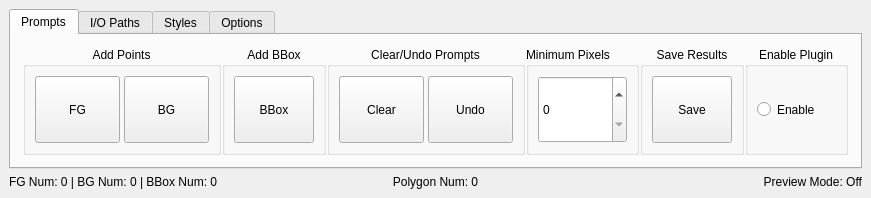
<?xml version="1.0" encoding="UTF-8"?>
<ui version="4.0">
 <class>GeoSAM</class>
 <widget class="QgsDockWidget" name="GeoSAM">
  <property name="geometry">
   <rect>
    <x>0</x>
    <y>0</y>
    <width>871</width>
    <height>198</height>
   </rect>
  </property>
  <property name="sizePolicy">
   <sizepolicy hsizetype="Preferred" vsizetype="Preferred">
    <horstretch>0</horstretch>
    <verstretch>0</verstretch>
   </sizepolicy>
  </property>
  <property name="features">
   <set>QDockWidget::AllDockWidgetFeatures</set>
  </property>
  <property name="windowTitle">
   <string>Geo-SAM Tool</string>
  </property>
  <widget class="QWidget" name="GeoSAM_2">
   <property name="sizePolicy">
    <sizepolicy hsizetype="Preferred" vsizetype="Preferred">
     <horstretch>0</horstretch>
     <verstretch>0</verstretch>
    </sizepolicy>
   </property>
   <layout class="QVBoxLayout" name="verticalLayout">
    <item>
     <widget class="QTabWidget" name="tabWidget">
      <property name="sizePolicy">
       <sizepolicy hsizetype="Preferred" vsizetype="Preferred">
        <horstretch>0</horstretch>
        <verstretch>0</verstretch>
       </sizepolicy>
      </property>
      <property name="currentIndex">
       <number>0</number>
      </property>
      <widget class="QWidget" name="Prompts">
       <attribute name="title">
        <string>Prompts</string>
       </attribute>
       <layout class="QVBoxLayout" name="verticalLayout_17">
        <item>
         <widget class="QFrame" name="Top">
          <property name="sizePolicy">
           <sizepolicy hsizetype="Preferred" vsizetype="Preferred">
            <horstretch>0</horstretch>
            <verstretch>0</verstretch>
           </sizepolicy>
          </property>
          <property name="minimumSize">
           <size>
            <width>0</width>
            <height>0</height>
           </size>
          </property>
          <property name="maximumSize">
           <size>
            <width>16777215</width>
            <height>150</height>
           </size>
          </property>
          <property name="toolTip">
           <string/>
          </property>
          <layout class="QHBoxLayout" name="horizontalLayout_2" stretch="6,3,6,2,3,3">
           <property name="spacing">
            <number>1</number>
           </property>
           <property name="leftMargin">
            <number>3</number>
           </property>
           <property name="topMargin">
            <number>3</number>
           </property>
           <property name="rightMargin">
            <number>3</number>
           </property>
           <property name="bottomMargin">
            <number>3</number>
           </property>
           <item>
            <widget class="QGroupBox" name="addPointsGroupBox">
             <property name="sizePolicy">
              <sizepolicy hsizetype="Preferred" vsizetype="Preferred">
               <horstretch>0</horstretch>
               <verstretch>0</verstretch>
              </sizepolicy>
             </property>
             <property name="toolTip">
              <string>Press &quot;Tab&quot; to loop prompts (shortcut)</string>
             </property>
             <property name="title">
              <string>Add Points</string>
             </property>
             <property name="alignment">
              <set>Qt::AlignHCenter|Qt::AlignTop</set>
             </property>
             <layout class="QGridLayout" name="gridLayout_2" columnstretch="3,3" columnminimumwidth="0,0">
              <property name="leftMargin">
               <number>9</number>
              </property>
              <property name="rightMargin">
               <number>9</number>
              </property>
              <property name="horizontalSpacing">
               <number>4</number>
              </property>
              <item row="0" column="0">
               <widget class="QPushButton" name="pushButton_fg">
                <property name="sizePolicy">
                 <sizepolicy hsizetype="Preferred" vsizetype="Preferred">
                  <horstretch>0</horstretch>
                  <verstretch>0</verstretch>
                 </sizepolicy>
                </property>
                <property name="minimumSize">
                 <size>
                  <width>0</width>
                  <height>0</height>
                 </size>
                </property>
                <property name="toolTip">
                 <string>Add foreground points (Tab)</string>
                </property>
                <property name="text">
                 <string>FG</string>
                </property>
               </widget>
              </item>
              <item row="0" column="1">
               <widget class="QPushButton" name="pushButton_bg">
                <property name="sizePolicy">
                 <sizepolicy hsizetype="Preferred" vsizetype="Preferred">
                  <horstretch>0</horstretch>
                  <verstretch>0</verstretch>
                 </sizepolicy>
                </property>
                <property name="minimumSize">
                 <size>
                  <width>0</width>
                  <height>0</height>
                 </size>
                </property>
                <property name="toolTip">
                 <string>Add background points (Tab)</string>
                </property>
                <property name="text">
                 <string>BG</string>
                </property>
               </widget>
              </item>
             </layout>
            </widget>
           </item>
           <item>
            <widget class="QGroupBox" name="addBBoxGroupBox">
             <property name="enabled">
              <bool>true</bool>
             </property>
             <property name="toolTip">
              <string>Press &quot;Tab&quot; to loop prompts (shortcut)</string>
             </property>
             <property name="title">
              <string>Add BBox</string>
             </property>
             <property name="alignment">
              <set>Qt::AlignHCenter|Qt::AlignTop</set>
             </property>
             <layout class="QGridLayout" name="gridLayout_7">
              <item row="0" column="0">
               <widget class="QPushButton" name="pushButton_rect">
                <property name="sizePolicy">
                 <sizepolicy hsizetype="Preferred" vsizetype="Preferred">
                  <horstretch>0</horstretch>
                  <verstretch>0</verstretch>
                 </sizepolicy>
                </property>
                <property name="minimumSize">
                 <size>
                  <width>0</width>
                  <height>0</height>
                 </size>
                </property>
                <property name="maximumSize">
                 <size>
                  <width>16777215</width>
                  <height>16777215</height>
                 </size>
                </property>
                <property name="toolTip">
                 <string>Add bounding box (Tab)</string>
                </property>
                <property name="text">
                 <string>BBox</string>
                </property>
               </widget>
              </item>
             </layout>
            </widget>
           </item>
           <item>
            <widget class="QGroupBox" name="ClearPromptGroupBox">
             <property name="toolTip">
              <string>Press &quot;C&quot; to clear all prompts, &quot;Z&quot; to undo last prompt </string>
             </property>
             <property name="title">
              <string>Clear/Undo Prompts</string>
             </property>
             <property name="alignment">
              <set>Qt::AlignHCenter|Qt::AlignTop</set>
             </property>
             <layout class="QGridLayout" name="gridLayout_6" columnstretch="1,1">
              <property name="leftMargin">
               <number>9</number>
              </property>
              <property name="rightMargin">
               <number>9</number>
              </property>
              <property name="horizontalSpacing">
               <number>4</number>
              </property>
              <item row="0" column="1">
               <widget class="QPushButton" name="pushButton_undo">
                <property name="sizePolicy">
                 <sizepolicy hsizetype="Preferred" vsizetype="Preferred">
                  <horstretch>0</horstretch>
                  <verstretch>0</verstretch>
                 </sizepolicy>
                </property>
                <property name="minimumSize">
                 <size>
                  <width>0</width>
                  <height>0</height>
                 </size>
                </property>
                <property name="toolTip">
                 <string>Undo last prompt (Z)</string>
                </property>
                <property name="text">
                 <string>Undo</string>
                </property>
               </widget>
              </item>
              <item row="0" column="0">
               <widget class="QPushButton" name="pushButton_clear">
                <property name="sizePolicy">
                 <sizepolicy hsizetype="Preferred" vsizetype="Preferred">
                  <horstretch>0</horstretch>
                  <verstretch>0</verstretch>
                 </sizepolicy>
                </property>
                <property name="minimumSize">
                 <size>
                  <width>0</width>
                  <height>0</height>
                 </size>
                </property>
                <property name="toolTip">
                 <string>Clear all prompts (C)</string>
                </property>
                <property name="text">
                 <string>Clear</string>
                </property>
               </widget>
              </item>
             </layout>
            </widget>
           </item>
           <item>
            <widget class="QGroupBox" name="groupBox_14">
             <property name="title">
              <string>Minimum Pixels</string>
             </property>
             <layout class="QGridLayout" name="gridLayout_15">
              <property name="horizontalSpacing">
               <number>4</number>
              </property>
              <item row="0" column="0">
               <widget class="QDoubleSpinBox" name="Box_min_pixel">
                <property name="sizePolicy">
                 <sizepolicy hsizetype="Preferred" vsizetype="Preferred">
                  <horstretch>0</horstretch>
                  <verstretch>0</verstretch>
                 </sizepolicy>
                </property>
                <property name="decimals">
                 <number>0</number>
                </property>
                <property name="maximum">
                 <double>10000.000000000000000</double>
                </property>
               </widget>
              </item>
             </layout>
            </widget>
           </item>
           <item>
            <widget class="QGroupBox" name="PolygonGroupBox">
             <property name="toolTip">
              <string>Press &quot;S&quot; to save current segementation results</string>
             </property>
             <property name="title">
              <string>Save Results</string>
             </property>
             <property name="alignment">
              <set>Qt::AlignHCenter|Qt::AlignTop</set>
             </property>
             <layout class="QGridLayout" name="gridLayout_3">
              <item row="0" column="0">
               <widget class="QPushButton" name="pushButton_save">
                <property name="sizePolicy">
                 <sizepolicy hsizetype="Preferred" vsizetype="Preferred">
                  <horstretch>0</horstretch>
                  <verstretch>0</verstretch>
                 </sizepolicy>
                </property>
                <property name="minimumSize">
                 <size>
                  <width>0</width>
                  <height>0</height>
                 </size>
                </property>
                <property name="toolTip">
                 <string>Save current segmentation results (S)</string>
                </property>
                <property name="text">
                 <string>Save</string>
                </property>
               </widget>
              </item>
             </layout>
            </widget>
           </item>
           <item>
            <widget class="QGroupBox" name="EditModeGroupBox">
             <property name="toolTip">
              <string>Toggle to enable/disable the labelling tool</string>
             </property>
             <property name="title">
              <string>Enable Plugin</string>
             </property>
             <property name="alignment">
              <set>Qt::AlignHCenter|Qt::AlignTop</set>
             </property>
             <layout class="QGridLayout" name="gridLayout_4">
              <property name="horizontalSpacing">
               <number>4</number>
              </property>
              <item row="0" column="0">
               <widget class="QRadioButton" name="radioButton_enable">
                <property name="sizePolicy">
                 <sizepolicy hsizetype="Preferred" vsizetype="Preferred">
                  <horstretch>0</horstretch>
                  <verstretch>0</verstretch>
                 </sizepolicy>
                </property>
                <property name="minimumSize">
                 <size>
                  <width>0</width>
                  <height>0</height>
                 </size>
                </property>
                <property name="toolTip">
                 <string>Toggle to enable/disable the labelling tool</string>
                </property>
                <property name="text">
                 <string>Enable</string>
                </property>
                <property name="checked">
                 <bool>false</bool>
                </property>
               </widget>
              </item>
             </layout>
            </widget>
           </item>
          </layout>
         </widget>
        </item>
       </layout>
      </widget>
      <widget class="QWidget" name="Paths">
       <attribute name="title">
        <string>I/O Paths</string>
       </attribute>
       <layout class="QVBoxLayout" name="verticalLayout_12">
        <item>
         <widget class="QFrame" name="frame">
          <property name="frameShape">
           <enum>QFrame::NoFrame</enum>
          </property>
          <property name="frameShadow">
           <enum>QFrame::Raised</enum>
          </property>
          <layout class="QHBoxLayout" name="horizontalLayout_3">
           <property name="leftMargin">
            <number>3</number>
           </property>
           <property name="topMargin">
            <number>3</number>
           </property>
           <property name="rightMargin">
            <number>3</number>
           </property>
           <property name="bottomMargin">
            <number>3</number>
           </property>
           <item>
            <widget class="QSplitter" name="splitter">
             <property name="orientation">
              <enum>Qt::Horizontal</enum>
             </property>
             <widget class="QGroupBox" name="OutShapefileGroupBox">
              <property name="title">
               <string>Output Layer or File</string>
              </property>
              <property name="alignment">
               <set>Qt::AlignHCenter|Qt::AlignTop</set>
              </property>
              <layout class="QHBoxLayout" name="horizontalLayout_4" stretch="8,1">
               <property name="spacing">
                <number>1</number>
               </property>
               <property name="leftMargin">
                <number>3</number>
               </property>
               <property name="topMargin">
                <number>3</number>
               </property>
               <property name="rightMargin">
                <number>3</number>
               </property>
               <property name="bottomMargin">
                <number>3</number>
               </property>
               <item>
                <widget class="QgsMapLayerComboBox" name="MapLayerComboBox">
                 <property name="sizePolicy">
                  <sizepolicy hsizetype="Preferred" vsizetype="Fixed">
                   <horstretch>0</horstretch>
                   <verstretch>0</verstretch>
                  </sizepolicy>
                 </property>
                 <property name="minimumSize">
                  <size>
                   <width>0</width>
                   <height>0</height>
                  </size>
                 </property>
                </widget>
               </item>
               <item>
                <widget class="QToolButton" name="pushButton_load_file">
                 <property name="sizePolicy">
                  <sizepolicy hsizetype="Fixed" vsizetype="Fixed">
                   <horstretch>0</horstretch>
                   <verstretch>0</verstretch>
                  </sizepolicy>
                 </property>
                 <property name="minimumSize">
                  <size>
                   <width>0</width>
                   <height>0</height>
                  </size>
                 </property>
                 <property name="toolTip">
                  <string>Create/Load from a file</string>
                 </property>
                 <property name="statusTip">
                  <string/>
                 </property>
                 <property name="whatsThis">
                  <string/>
                 </property>
                 <property name="text">
                  <string>...</string>
                 </property>
                </widget>
               </item>
              </layout>
             </widget>
             <widget class="QGroupBox" name="FeatureFolderGroupBox">
              <property name="title">
               <string>Input Feature Folder</string>
              </property>
              <property name="alignment">
               <set>Qt::AlignHCenter|Qt::AlignTop</set>
              </property>
              <layout class="QHBoxLayout" name="horizontalLayout" stretch="15,3,4">
               <property name="leftMargin">
                <number>3</number>
               </property>
               <property name="topMargin">
                <number>3</number>
               </property>
               <property name="rightMargin">
                <number>3</number>
               </property>
               <property name="bottomMargin">
                <number>3</number>
               </property>
               <item>
                <widget class="QgsFileWidget" name="QgsFile_feature">
                 <property name="toolTip">
                  <string>Input or choose the image feature folder to load</string>
                 </property>
                </widget>
               </item>
               <item>
                <widget class="QPushButton" name="pushButton_load_feature">
                 <property name="sizePolicy">
                  <sizepolicy hsizetype="Preferred" vsizetype="Fixed">
                   <horstretch>0</horstretch>
                   <verstretch>0</verstretch>
                  </sizepolicy>
                 </property>
                 <property name="minimumSize">
                  <size>
                   <width>0</width>
                   <height>0</height>
                  </size>
                 </property>
                 <property name="toolTip">
                  <string>Press to load the image feature</string>
                 </property>
                 <property name="text">
                  <string>Load</string>
                 </property>
                </widget>
               </item>
               <item>
                <widget class="QPushButton" name="pushButton_zoom_to_extent">
                 <property name="sizePolicy">
                  <sizepolicy hsizetype="Preferred" vsizetype="Fixed">
                   <horstretch>0</horstretch>
                   <verstretch>0</verstretch>
                  </sizepolicy>
                 </property>
                 <property name="minimumSize">
                  <size>
                   <width>0</width>
                   <height>0</height>
                  </size>
                 </property>
                 <property name="toolTip">
                  <string>Zoom to encoded feature extent</string>
                 </property>
                 <property name="text">
                  <string>Zoom to</string>
                 </property>
                </widget>
               </item>
              </layout>
             </widget>
            </widget>
           </item>
          </layout>
         </widget>
        </item>
       </layout>
      </widget>
      <widget class="QWidget" name="Styles">
       <attribute name="title">
        <string>Styles</string>
       </attribute>
       <layout class="QVBoxLayout" name="verticalLayout_15">
        <item>
         <widget class="QFrame" name="frame_5">
          <layout class="QHBoxLayout" name="horizontalLayout_5">
           <property name="spacing">
            <number>1</number>
           </property>
           <property name="leftMargin">
            <number>3</number>
           </property>
           <property name="topMargin">
            <number>3</number>
           </property>
           <property name="rightMargin">
            <number>3</number>
           </property>
           <property name="bottomMargin">
            <number>3</number>
           </property>
           <item>
            <widget class="QGroupBox" name="groupBox_18">
             <property name="title">
              <string>Point Size</string>
             </property>
             <property name="alignment">
              <set>Qt::AlignHCenter|Qt::AlignTop</set>
             </property>
             <layout class="QVBoxLayout" name="verticalLayout_10">
              <item>
               <widget class="QgsDoubleSpinBox" name="SpinBoxPtSize">
                <property name="decimals">
                 <number>1</number>
                </property>
                <property name="minimum">
                 <double>1.000000000000000</double>
                </property>
                <property name="maximum">
                 <double>99.000000000000000</double>
                </property>
                <property name="singleStep">
                 <double>0.500000000000000</double>
                </property>
               </widget>
              </item>
             </layout>
            </widget>
           </item>
           <item>
            <widget class="QGroupBox" name="groupBox_17">
             <property name="title">
              <string>Pt Icon Type</string>
             </property>
             <property name="alignment">
              <set>Qt::AlignHCenter|Qt::AlignTop</set>
             </property>
             <layout class="QVBoxLayout" name="verticalLayout_11">
              <item>
               <widget class="QComboBox" name="comboBoxIconType"/>
              </item>
             </layout>
            </widget>
           </item>
           <item>
            <widget class="QGroupBox" name="groupBox_9">
             <property name="title">
              <string>FG Pt Color</string>
             </property>
             <property name="alignment">
              <set>Qt::AlignHCenter|Qt::AlignTop</set>
             </property>
             <layout class="QVBoxLayout" name="verticalLayout_2">
              <item>
               <widget class="QgsColorButton" name="ColorButton_fgpt">
                <property name="sizePolicy">
                 <sizepolicy hsizetype="Preferred" vsizetype="Preferred">
                  <horstretch>0</horstretch>
                  <verstretch>0</verstretch>
                 </sizepolicy>
                </property>
                <property name="minimumSize">
                 <size>
                  <width>15</width>
                  <height>16</height>
                 </size>
                </property>
               </widget>
              </item>
             </layout>
            </widget>
           </item>
           <item>
            <widget class="QGroupBox" name="groupBox_6">
             <property name="title">
              <string>BG Pt Color</string>
             </property>
             <property name="alignment">
              <set>Qt::AlignHCenter|Qt::AlignTop</set>
             </property>
             <layout class="QVBoxLayout" name="verticalLayout_7">
              <item>
               <widget class="QgsColorButton" name="ColorButton_bgpt">
                <property name="sizePolicy">
                 <sizepolicy hsizetype="Preferred" vsizetype="Preferred">
                  <horstretch>0</horstretch>
                  <verstretch>0</verstretch>
                 </sizepolicy>
                </property>
                <property name="minimumSize">
                 <size>
                  <width>15</width>
                  <height>16</height>
                 </size>
                </property>
               </widget>
              </item>
             </layout>
            </widget>
           </item>
           <item>
            <widget class="QGroupBox" name="groupBox_7">
             <property name="title">
              <string>BBox Color</string>
             </property>
             <property name="alignment">
              <set>Qt::AlignHCenter|Qt::AlignTop</set>
             </property>
             <layout class="QVBoxLayout" name="verticalLayout_8">
              <item>
               <widget class="QgsColorButton" name="ColorButton_bbox">
                <property name="sizePolicy">
                 <sizepolicy hsizetype="Preferred" vsizetype="Preferred">
                  <horstretch>0</horstretch>
                  <verstretch>0</verstretch>
                 </sizepolicy>
                </property>
                <property name="minimumSize">
                 <size>
                  <width>15</width>
                  <height>16</height>
                 </size>
                </property>
               </widget>
              </item>
             </layout>
            </widget>
           </item>
           <item>
            <widget class="QGroupBox" name="groupBox_12">
             <property name="title">
              <string>Polygon Color</string>
             </property>
             <property name="alignment">
              <set>Qt::AlignHCenter|Qt::AlignTop</set>
             </property>
             <layout class="QVBoxLayout" name="verticalLayout_3">
              <item>
               <widget class="QgsColorButton" name="ColorButton_prompt">
                <property name="sizePolicy">
                 <sizepolicy hsizetype="Preferred" vsizetype="Preferred">
                  <horstretch>0</horstretch>
                  <verstretch>0</verstretch>
                 </sizepolicy>
                </property>
                <property name="minimumSize">
                 <size>
                  <width>15</width>
                  <height>16</height>
                 </size>
                </property>
               </widget>
              </item>
             </layout>
            </widget>
           </item>
           <item>
            <widget class="QGroupBox" name="groupBox_13">
             <property name="title">
              <string>Preview Color</string>
             </property>
             <property name="alignment">
              <set>Qt::AlignHCenter|Qt::AlignTop</set>
             </property>
             <layout class="QVBoxLayout" name="verticalLayout_4">
              <item>
               <widget class="QgsColorButton" name="ColorButton_preview">
                <property name="sizePolicy">
                 <sizepolicy hsizetype="Preferred" vsizetype="Preferred">
                  <horstretch>0</horstretch>
                  <verstretch>0</verstretch>
                 </sizepolicy>
                </property>
                <property name="minimumSize">
                 <size>
                  <width>15</width>
                  <height>16</height>
                 </size>
                </property>
               </widget>
              </item>
             </layout>
            </widget>
           </item>
           <item>
            <widget class="QGroupBox" name="groupBox_8">
             <property name="title">
              <string>Extent Color</string>
             </property>
             <property name="alignment">
              <set>Qt::AlignHCenter|Qt::AlignTop</set>
             </property>
             <layout class="QVBoxLayout" name="verticalLayout_9">
              <item>
               <widget class="QgsColorButton" name="ColorButton_extent">
                <property name="sizePolicy">
                 <sizepolicy hsizetype="Preferred" vsizetype="Preferred">
                  <horstretch>0</horstretch>
                  <verstretch>0</verstretch>
                 </sizepolicy>
                </property>
                <property name="minimumSize">
                 <size>
                  <width>15</width>
                  <height>16</height>
                 </size>
                </property>
               </widget>
              </item>
             </layout>
            </widget>
           </item>
          </layout>
         </widget>
        </item>
       </layout>
      </widget>
      <widget class="QWidget" name="Options">
       <attribute name="title">
        <string>Options</string>
       </attribute>
       <layout class="QVBoxLayout" name="verticalLayout_18">
        <item>
         <widget class="QFrame" name="frame_4">
          <layout class="QHBoxLayout" name="horizontalLayout_6">
           <property name="spacing">
            <number>1</number>
           </property>
           <property name="leftMargin">
            <number>3</number>
           </property>
           <property name="topMargin">
            <number>3</number>
           </property>
           <property name="rightMargin">
            <number>3</number>
           </property>
           <property name="bottomMargin">
            <number>3</number>
           </property>
           <item>
            <widget class="QGroupBox" name="groupBox_2">
             <property name="toolTip">
              <string>Preview SAM reslut while moving mouse (H)</string>
             </property>
             <property name="title">
              <string>Preview Mode</string>
             </property>
             <layout class="QGridLayout" name="gridLayout_11">
              <item row="0" column="0">
               <widget class="QRadioButton" name="radioButton_exe_hover">
                <property name="sizePolicy">
                 <sizepolicy hsizetype="Preferred" vsizetype="Preferred">
                  <horstretch>0</horstretch>
                  <verstretch>0</verstretch>
                 </sizepolicy>
                </property>
                <property name="toolTip">
                 <string>Preview mask while hovering mouse (P)</string>
                </property>
                <property name="text">
                 <string>Enable</string>
                </property>
               </widget>
              </item>
             </layout>
            </widget>
           </item>
           <item>
            <widget class="QGroupBox" name="groupBox_19">
             <property name="title">
              <string>Only Keep Max Object</string>
             </property>
             <layout class="QVBoxLayout" name="verticalLayout_16">
              <item>
               <widget class="QRadioButton" name="radioButton_only_max_object">
                <property name="sizePolicy">
                 <sizepolicy hsizetype="Preferred" vsizetype="Preferred">
                  <horstretch>0</horstretch>
                  <verstretch>0</verstretch>
                 </sizepolicy>
                </property>
                <property name="minimumSize">
                 <size>
                  <width>0</width>
                  <height>0</height>
                 </size>
                </property>
                <property name="toolTip">
                 <string>Toggle to show the extent of SAM features (operable area )</string>
                </property>
                <property name="text">
                 <string>Enable</string>
                </property>
                <property name="checked">
                 <bool>false</bool>
                </property>
               </widget>
              </item>
             </layout>
            </widget>
           </item>
           <item>
            <widget class="QGroupBox" name="groupBox_11">
             <property name="title">
              <string>Default Minimum Pixels</string>
             </property>
             <layout class="QVBoxLayout" name="verticalLayout_13">
              <item>
               <widget class="QDoubleSpinBox" name="Box_min_pixel_default">
                <property name="sizePolicy">
                 <sizepolicy hsizetype="Minimum" vsizetype="Preferred">
                  <horstretch>0</horstretch>
                  <verstretch>0</verstretch>
                 </sizepolicy>
                </property>
                <property name="decimals">
                 <number>0</number>
                </property>
                <property name="maximum">
                 <double>10000.000000000000000</double>
                </property>
               </widget>
              </item>
             </layout>
            </widget>
           </item>
           <item>
            <widget class="QGroupBox" name="groupBox_15">
             <property name="title">
              <string>Load Demo Image</string>
             </property>
             <layout class="QVBoxLayout" name="verticalLayout_5">
              <item>
               <widget class="QRadioButton" name="radioButton_load_demo">
                <property name="sizePolicy">
                 <sizepolicy hsizetype="Preferred" vsizetype="Preferred">
                  <horstretch>0</horstretch>
                  <verstretch>0</verstretch>
                 </sizepolicy>
                </property>
                <property name="toolTip">
                 <string>Load demo features when opening the widget</string>
                </property>
                <property name="text">
                 <string>Enable</string>
                </property>
               </widget>
              </item>
             </layout>
            </widget>
           </item>
           <item>
            <widget class="QGroupBox" name="groupBox_10">
             <property name="title">
              <string>Show Boundary</string>
             </property>
             <layout class="QVBoxLayout" name="verticalLayout_14">
              <item>
               <widget class="QRadioButton" name="radioButton_show_extent">
                <property name="sizePolicy">
                 <sizepolicy hsizetype="Preferred" vsizetype="Preferred">
                  <horstretch>0</horstretch>
                  <verstretch>0</verstretch>
                 </sizepolicy>
                </property>
                <property name="minimumSize">
                 <size>
                  <width>0</width>
                  <height>0</height>
                 </size>
                </property>
                <property name="toolTip">
                 <string>Toggle to show the extent of SAM features (operable area )</string>
                </property>
                <property name="text">
                 <string>Enable</string>
                </property>
                <property name="checked">
                 <bool>false</bool>
                </property>
               </widget>
              </item>
             </layout>
            </widget>
           </item>
           <item>
            <widget class="QGroupBox" name="groupBox_16">
             <property name="title">
              <string>Reset To Default</string>
             </property>
             <layout class="QVBoxLayout" name="verticalLayout_6">
              <item>
               <widget class="QPushButton" name="pushButton_reset_settings">
                <property name="sizePolicy">
                 <sizepolicy hsizetype="Preferred" vsizetype="Preferred">
                  <horstretch>0</horstretch>
                  <verstretch>0</verstretch>
                 </sizepolicy>
                </property>
                <property name="maximumSize">
                 <size>
                  <width>16777215</width>
                  <height>100</height>
                 </size>
                </property>
                <property name="text">
                 <string>Reset</string>
                </property>
               </widget>
              </item>
             </layout>
            </widget>
           </item>
          </layout>
         </widget>
        </item>
       </layout>
      </widget>
     </widget>
    </item>
    <item>
     <widget class="QFrame" name="Status">
      <property name="sizePolicy">
       <sizepolicy hsizetype="Preferred" vsizetype="Fixed">
        <horstretch>0</horstretch>
        <verstretch>0</verstretch>
       </sizepolicy>
      </property>
      <property name="frameShape">
       <enum>QFrame::NoFrame</enum>
      </property>
      <property name="frameShadow">
       <enum>QFrame::Raised</enum>
      </property>
      <layout class="QHBoxLayout" name="horizontalLayout_7" stretch="3,3,3">
       <property name="spacing">
        <number>0</number>
       </property>
       <property name="leftMargin">
        <number>0</number>
       </property>
       <property name="topMargin">
        <number>0</number>
       </property>
       <property name="rightMargin">
        <number>0</number>
       </property>
       <property name="bottomMargin">
        <number>0</number>
       </property>
       <item>
        <widget class="QLabel" name="labelPrompts">
         <property name="lineWidth">
          <number>0</number>
         </property>
         <property name="text">
          <string>FG Num: 0 | BG Num: 0 | BBox Num: 0</string>
         </property>
        </widget>
       </item>
       <item>
        <widget class="QLabel" name="labelPolygons">
         <property name="lineWidth">
          <number>0</number>
         </property>
         <property name="text">
          <string>Polygon Num: 0</string>
         </property>
         <property name="alignment">
          <set>Qt::AlignCenter</set>
         </property>
        </widget>
       </item>
       <item>
        <widget class="QLabel" name="labelModes">
         <property name="layoutDirection">
          <enum>Qt::LeftToRight</enum>
         </property>
         <property name="lineWidth">
          <number>0</number>
         </property>
         <property name="text">
          <string>Preview Mode: Off</string>
         </property>
         <property name="alignment">
          <set>Qt::AlignRight|Qt::AlignTrailing|Qt::AlignVCenter</set>
         </property>
        </widget>
       </item>
      </layout>
     </widget>
    </item>
   </layout>
   <zorder>Status</zorder>
   <zorder>tabWidget</zorder>
  </widget>
 </widget>
 <customwidgets>
  <customwidget>
   <class>QgsColorButton</class>
   <extends>QToolButton</extends>
   <header>qgscolorbutton.h</header>
  </customwidget>
  <customwidget>
   <class>QgsDockWidget</class>
   <extends>QDockWidget</extends>
   <header>qgsdockwidget.h</header>
   <container>1</container>
  </customwidget>
  <customwidget>
   <class>QgsDoubleSpinBox</class>
   <extends>QDoubleSpinBox</extends>
   <header>qgsdoublespinbox.h</header>
  </customwidget>
  <customwidget>
   <class>QgsFileWidget</class>
   <extends>QWidget</extends>
   <header>qgsfilewidget.h</header>
  </customwidget>
  <customwidget>
   <class>QgsMapLayerComboBox</class>
   <extends>QComboBox</extends>
   <header>qgsmaplayercombobox.h</header>
  </customwidget>
 </customwidgets>
 <resources/>
 <connections/>
</ui>
